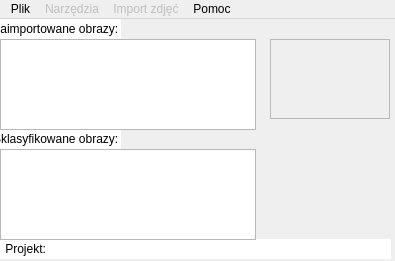
<?xml version="1.0" encoding="UTF-8"?>
<ui version="4.0">
 <class>MainWindow</class>
 <widget class="QMainWindow" name="MainWindow">
  <property name="geometry">
   <rect>
    <x>0</x>
    <y>0</y>
    <width>395</width>
    <height>261</height>
   </rect>
  </property>
  <property name="sizePolicy">
   <sizepolicy hsizetype="Fixed" vsizetype="Fixed">
    <horstretch>0</horstretch>
    <verstretch>0</verstretch>
   </sizepolicy>
  </property>
  <property name="windowTitle">
   <string>MainWindow</string>
  </property>
  <widget class="QWidget" name="centralwidget">
   <widget class="QLineEdit" name="projectName">
    <property name="geometry">
     <rect>
      <x>60</x>
      <y>220</y>
      <width>331</width>
      <height>20</height>
     </rect>
    </property>
    <property name="frame">
     <bool>false</bool>
    </property>
    <property name="readOnly">
     <bool>true</bool>
    </property>
   </widget>
   <widget class="QLineEdit" name="lineEdit_2">
    <property name="geometry">
     <rect>
      <x>0</x>
      <y>220</y>
      <width>60</width>
      <height>20</height>
     </rect>
    </property>
    <property name="sizePolicy">
     <sizepolicy hsizetype="Maximum" vsizetype="Maximum">
      <horstretch>0</horstretch>
      <verstretch>0</verstretch>
     </sizepolicy>
    </property>
    <property name="minimumSize">
     <size>
      <width>60</width>
      <height>20</height>
     </size>
    </property>
    <property name="maximumSize">
     <size>
      <width>60</width>
      <height>20</height>
     </size>
    </property>
    <property name="text">
     <string> Projekt:</string>
    </property>
    <property name="frame">
     <bool>false</bool>
    </property>
    <property name="readOnly">
     <bool>true</bool>
    </property>
   </widget>
   <widget class="QFrame" name="Frame">
    <property name="geometry">
     <rect>
      <x>270</x>
      <y>20</y>
      <width>120</width>
      <height>80</height>
     </rect>
    </property>
    <property name="frameShape">
     <enum>QFrame::StyledPanel</enum>
    </property>
    <property name="frameShadow">
     <enum>QFrame::Raised</enum>
    </property>
   </widget>
   <widget class="QListWidget" name="PhotoList">
    <property name="geometry">
     <rect>
      <x>0</x>
      <y>20</y>
      <width>256</width>
      <height>91</height>
     </rect>
    </property>
    <property name="sizeAdjustPolicy">
     <enum>QAbstractScrollArea::AdjustToContentsOnFirstShow</enum>
    </property>
    <property name="sortingEnabled">
     <bool>true</bool>
    </property>
   </widget>
   <widget class="QLineEdit" name="lineEdit">
    <property name="geometry">
     <rect>
      <x>0</x>
      <y>0</y>
      <width>121</width>
      <height>20</height>
     </rect>
    </property>
    <property name="text">
     <string>Zaimportowane obrazy:</string>
    </property>
    <property name="frame">
     <bool>false</bool>
    </property>
    <property name="readOnly">
     <bool>true</bool>
    </property>
   </widget>
   <widget class="QListWidget" name="ClassifiedList">
    <property name="geometry">
     <rect>
      <x>0</x>
      <y>130</y>
      <width>256</width>
      <height>91</height>
     </rect>
    </property>
    <property name="sizeAdjustPolicy">
     <enum>QAbstractScrollArea::AdjustToContentsOnFirstShow</enum>
    </property>
    <property name="sortingEnabled">
     <bool>true</bool>
    </property>
   </widget>
   <widget class="QLineEdit" name="lineEdit_3">
    <property name="geometry">
     <rect>
      <x>0</x>
      <y>110</y>
      <width>121</width>
      <height>20</height>
     </rect>
    </property>
    <property name="text">
     <string>Sklasyfikowane obrazy:</string>
    </property>
    <property name="frame">
     <bool>false</bool>
    </property>
    <property name="readOnly">
     <bool>true</bool>
    </property>
   </widget>
   <zorder>lineEdit</zorder>
   <zorder>lineEdit_3</zorder>
   <zorder>projectName</zorder>
   <zorder>Frame</zorder>
   <zorder>PhotoList</zorder>
   <zorder>lineEdit_2</zorder>
   <zorder>ClassifiedList</zorder>
  </widget>
  <widget class="QMenuBar" name="menubar">
   <property name="geometry">
    <rect>
     <x>0</x>
     <y>0</y>
     <width>395</width>
     <height>21</height>
    </rect>
   </property>
   <widget class="QMenu" name="menuPlik">
    <property name="title">
     <string>Plik</string>
    </property>
    <addaction name="actionNewProject"/>
    <addaction name="actionOpenProject"/>
    <addaction name="actionExit"/>
   </widget>
   <widget class="QMenu" name="menuNarz_dzia">
    <property name="enabled">
     <bool>false</bool>
    </property>
    <property name="title">
     <string>Narzędzia</string>
    </property>
    <addaction name="actionClassDefinition"/>
    <addaction name="actionClassify"/>
    <addaction name="actionConvertToSHP"/>
   </widget>
   <widget class="QMenu" name="menuImport">
    <property name="enabled">
     <bool>false</bool>
    </property>
    <property name="title">
     <string>Import zdjęć</string>
    </property>
    <addaction name="actionFromFile"/>
    <addaction name="actionFromGeoportal"/>
   </widget>
   <widget class="QMenu" name="menuPomoc">
    <property name="title">
     <string>Pomoc</string>
    </property>
    <addaction name="actionAbout"/>
   </widget>
   <addaction name="menuPlik"/>
   <addaction name="menuNarz_dzia"/>
   <addaction name="menuImport"/>
   <addaction name="menuPomoc"/>
  </widget>
  <action name="actionNewProject">
   <property name="text">
    <string>Nowy projekt</string>
   </property>
  </action>
  <action name="actionOpenProject">
   <property name="text">
    <string>Otwórz projekt</string>
   </property>
  </action>
  <action name="actionExit">
   <property name="text">
    <string>Zakończ</string>
   </property>
  </action>
  <action name="actionClassDefinition">
   <property name="enabled">
    <bool>true</bool>
   </property>
   <property name="text">
    <string>Definicja klas</string>
   </property>
  </action>
  <action name="actionClassify">
   <property name="text">
    <string>Klasyfikacja</string>
   </property>
  </action>
  <action name="actionConvertToSHP">
   <property name="text">
    <string>Konwersja do .shp</string>
   </property>
  </action>
  <action name="actionFromFile">
   <property name="enabled">
    <bool>true</bool>
   </property>
   <property name="text">
    <string>Z pliku</string>
   </property>
  </action>
  <action name="actionFromGeoportal">
   <property name="text">
    <string>Z geoportalu</string>
   </property>
  </action>
  <action name="actionAbout">
   <property name="text">
    <string>O programie</string>
   </property>
  </action>
 </widget>
 <resources/>
 <connections/>
</ui>
